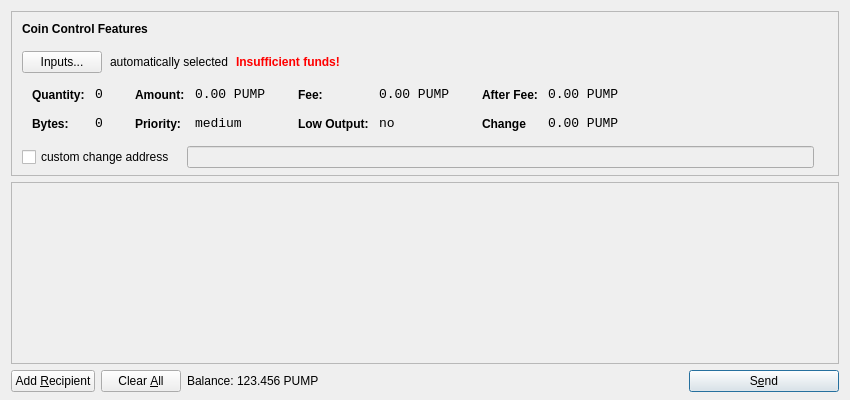
<?xml version="1.0" encoding="UTF-8"?>
<ui version="4.0">
 <class>SendCoinsDialog</class>
 <widget class="QDialog" name="SendCoinsDialog">
  <property name="geometry">
   <rect>
    <x>0</x>
    <y>0</y>
    <width>850</width>
    <height>400</height>
   </rect>
  </property>
  <property name="windowTitle">
   <string>Send Coins</string>
  </property>
  <layout class="QVBoxLayout" name="verticalLayout" stretch="0,1,0">
   <property name="bottomMargin">
    <number>8</number>
   </property>
   <item>
    <widget class="QFrame" name="frameCoinControl">
     <property name="sizePolicy">
      <sizepolicy hsizetype="Expanding" vsizetype="Expanding">
       <horstretch>0</horstretch>
       <verstretch>0</verstretch>
      </sizepolicy>
     </property>
     <property name="maximumSize">
      <size>
       <width>16777215</width>
       <height>16777215</height>
      </size>
     </property>
     <property name="frameShape">
      <enum>QFrame::StyledPanel</enum>
     </property>
     <property name="frameShadow">
      <enum>QFrame::Sunken</enum>
     </property>
     <layout class="QVBoxLayout" name="verticalLayoutCoinControl2">
      <property name="spacing">
       <number>-1</number>
      </property>
      <property name="leftMargin">
       <number>0</number>
      </property>
      <property name="topMargin">
       <number>0</number>
      </property>
      <property name="rightMargin">
       <number>0</number>
      </property>
      <property name="bottomMargin">
       <number>6</number>
      </property>
      <item>
       <layout class="QVBoxLayout" name="verticalLayoutCoinControl" stretch="0,0,0,0,1">
        <property name="spacing">
         <number>0</number>
        </property>
        <property name="leftMargin">
         <number>10</number>
        </property>
        <property name="topMargin">
         <number>10</number>
        </property>
        <item>
         <layout class="QHBoxLayout" name="horizontalLayoutCoinControl1">
          <property name="bottomMargin">
           <number>15</number>
          </property>
          <item>
           <widget class="QLabel" name="labelCoinControlFeatures">
            <property name="sizePolicy">
             <sizepolicy hsizetype="Preferred" vsizetype="Maximum">
              <horstretch>0</horstretch>
              <verstretch>0</verstretch>
             </sizepolicy>
            </property>
            <property name="font">
             <font>
              <weight>75</weight>
              <bold>true</bold>
             </font>
            </property>
            <property name="styleSheet">
             <string notr="true">font-weight:bold;</string>
            </property>
            <property name="text">
             <string>Coin Control Features</string>
            </property>
           </widget>
          </item>
         </layout>
        </item>
        <item>
         <layout class="QHBoxLayout" name="horizontalLayoutCoinControl2" stretch="0,0,0,0">
          <property name="spacing">
           <number>8</number>
          </property>
          <property name="bottomMargin">
           <number>10</number>
          </property>
          <item>
           <widget class="QPushButton" name="pushButtonCoinControl">
            <property name="styleSheet">
             <string notr="true"/>
            </property>
            <property name="text">
             <string>Inputs...</string>
            </property>
           </widget>
          </item>
          <item>
           <widget class="QLabel" name="labelCoinControlAutomaticallySelected">
            <property name="text">
             <string>automatically selected</string>
            </property>
            <property name="margin">
             <number>5</number>
            </property>
           </widget>
          </item>
          <item>
           <widget class="QLabel" name="labelCoinControlInsuffFunds">
            <property name="font">
             <font>
              <weight>75</weight>
              <bold>true</bold>
             </font>
            </property>
            <property name="styleSheet">
             <string notr="true">color:red;font-weight:bold;</string>
            </property>
            <property name="text">
             <string>Insufficient funds!</string>
            </property>
            <property name="margin">
             <number>5</number>
            </property>
           </widget>
          </item>
          <item>
           <spacer name="horizontalSpacerCoinControl">
            <property name="orientation">
             <enum>Qt::Horizontal</enum>
            </property>
            <property name="sizeHint" stdset="0">
             <size>
              <width>40</width>
              <height>1</height>
             </size>
            </property>
           </spacer>
          </item>
         </layout>
        </item>
        <item>
         <widget class="QWidget" name="widgetCoinControl" native="true">
          <property name="sizePolicy">
           <sizepolicy hsizetype="Preferred" vsizetype="Preferred">
            <horstretch>0</horstretch>
            <verstretch>0</verstretch>
           </sizepolicy>
          </property>
          <property name="minimumSize">
           <size>
            <width>0</width>
            <height>0</height>
           </size>
          </property>
          <property name="styleSheet">
           <string notr="true"/>
          </property>
          <layout class="QHBoxLayout" name="horizontalLayoutCoinControl5">
           <property name="margin">
            <number>0</number>
           </property>
           <item>
            <layout class="QHBoxLayout" name="horizontalLayoutCoinControl3" stretch="0,0,0,1">
             <property name="spacing">
              <number>20</number>
             </property>
             <property name="topMargin">
              <number>0</number>
             </property>
             <property name="bottomMargin">
              <number>10</number>
             </property>
             <item>
              <layout class="QFormLayout" name="formLayoutCoinControl1">
               <property name="horizontalSpacing">
                <number>10</number>
               </property>
               <property name="verticalSpacing">
                <number>14</number>
               </property>
               <property name="leftMargin">
                <number>10</number>
               </property>
               <property name="topMargin">
                <number>4</number>
               </property>
               <property name="rightMargin">
                <number>6</number>
               </property>
               <item row="0" column="0">
                <widget class="QLabel" name="labelCoinControlQuantityText">
                 <property name="styleSheet">
                  <string notr="true">font-weight:bold;</string>
                 </property>
                 <property name="text">
                  <string>Quantity:</string>
                 </property>
                 <property name="margin">
                  <number>0</number>
                 </property>
                </widget>
               </item>
               <item row="0" column="1">
                <widget class="QLabel" name="labelCoinControlQuantity">
                 <property name="font">
                  <font>
                   <family>Monospace</family>
                   <pointsize>10</pointsize>
                  </font>
                 </property>
                 <property name="cursor">
                  <cursorShape>IBeamCursor</cursorShape>
                 </property>
                 <property name="contextMenuPolicy">
                  <enum>Qt::ActionsContextMenu</enum>
                 </property>
                 <property name="text">
                  <string>0</string>
                 </property>
                 <property name="margin">
                  <number>0</number>
                 </property>
                 <property name="textInteractionFlags">
                  <set>Qt::LinksAccessibleByMouse|Qt::TextSelectableByKeyboard|Qt::TextSelectableByMouse</set>
                 </property>
                </widget>
               </item>
               <item row="1" column="0">
                <widget class="QLabel" name="labelCoinControlBytesText">
                 <property name="styleSheet">
                  <string notr="true">font-weight:bold;</string>
                 </property>
                 <property name="text">
                  <string>Bytes:</string>
                 </property>
                </widget>
               </item>
               <item row="1" column="1">
                <widget class="QLabel" name="labelCoinControlBytes">
                 <property name="font">
                  <font>
                   <family>Monospace</family>
                   <pointsize>10</pointsize>
                  </font>
                 </property>
                 <property name="cursor">
                  <cursorShape>IBeamCursor</cursorShape>
                 </property>
                 <property name="contextMenuPolicy">
                  <enum>Qt::ActionsContextMenu</enum>
                 </property>
                 <property name="text">
                  <string>0</string>
                 </property>
                 <property name="textInteractionFlags">
                  <set>Qt::LinksAccessibleByMouse|Qt::TextSelectableByKeyboard|Qt::TextSelectableByMouse</set>
                 </property>
                </widget>
               </item>
              </layout>
             </item>
             <item>
              <layout class="QFormLayout" name="formLayoutCoinControl2">
               <property name="horizontalSpacing">
                <number>10</number>
               </property>
               <property name="verticalSpacing">
                <number>14</number>
               </property>
               <property name="leftMargin">
                <number>6</number>
               </property>
               <property name="topMargin">
                <number>4</number>
               </property>
               <property name="rightMargin">
                <number>6</number>
               </property>
               <item row="0" column="0">
                <widget class="QLabel" name="labelCoinControlAmountText">
                 <property name="styleSheet">
                  <string notr="true">font-weight:bold;</string>
                 </property>
                 <property name="text">
                  <string>Amount:</string>
                 </property>
                 <property name="margin">
                  <number>0</number>
                 </property>
                </widget>
               </item>
               <item row="0" column="1">
                <widget class="QLabel" name="labelCoinControlAmount">
                 <property name="font">
                  <font>
                   <family>Monospace</family>
                   <pointsize>10</pointsize>
                  </font>
                 </property>
                 <property name="cursor">
                  <cursorShape>IBeamCursor</cursorShape>
                 </property>
                 <property name="contextMenuPolicy">
                  <enum>Qt::ActionsContextMenu</enum>
                 </property>
                 <property name="text">
                  <string>0.00 PUMP</string>
                 </property>
                 <property name="textInteractionFlags">
                  <set>Qt::LinksAccessibleByMouse|Qt::TextSelectableByKeyboard|Qt::TextSelectableByMouse</set>
                 </property>
                </widget>
               </item>
               <item row="1" column="0">
                <widget class="QLabel" name="labelCoinControlPriorityText">
                 <property name="styleSheet">
                  <string notr="true">font-weight:bold;</string>
                 </property>
                 <property name="text">
                  <string>Priority:</string>
                 </property>
                </widget>
               </item>
               <item row="1" column="1">
                <widget class="QLabel" name="labelCoinControlPriority">
                 <property name="font">
                  <font>
                   <family>Monospace</family>
                   <pointsize>10</pointsize>
                  </font>
                 </property>
                 <property name="cursor">
                  <cursorShape>IBeamCursor</cursorShape>
                 </property>
                 <property name="contextMenuPolicy">
                  <enum>Qt::ActionsContextMenu</enum>
                 </property>
                 <property name="text">
                  <string>medium</string>
                 </property>
                 <property name="textInteractionFlags">
                  <set>Qt::LinksAccessibleByMouse|Qt::TextSelectableByKeyboard|Qt::TextSelectableByMouse</set>
                 </property>
                </widget>
               </item>
              </layout>
             </item>
             <item>
              <layout class="QFormLayout" name="formLayoutCoinControl3">
               <property name="horizontalSpacing">
                <number>10</number>
               </property>
               <property name="verticalSpacing">
                <number>14</number>
               </property>
               <property name="leftMargin">
                <number>6</number>
               </property>
               <property name="topMargin">
                <number>4</number>
               </property>
               <property name="rightMargin">
                <number>6</number>
               </property>
               <item row="0" column="0">
                <widget class="QLabel" name="labelCoinControlFeeText">
                 <property name="styleSheet">
                  <string notr="true">font-weight:bold;</string>
                 </property>
                 <property name="text">
                  <string>Fee:</string>
                 </property>
                 <property name="margin">
                  <number>0</number>
                 </property>
                </widget>
               </item>
               <item row="0" column="1">
                <widget class="QLabel" name="labelCoinControlFee">
                 <property name="font">
                  <font>
                   <family>Monospace</family>
                   <pointsize>10</pointsize>
                  </font>
                 </property>
                 <property name="cursor">
                  <cursorShape>IBeamCursor</cursorShape>
                 </property>
                 <property name="contextMenuPolicy">
                  <enum>Qt::ActionsContextMenu</enum>
                 </property>
                 <property name="text">
                  <string>0.00 PUMP</string>
                 </property>
                 <property name="textInteractionFlags">
                  <set>Qt::LinksAccessibleByMouse|Qt::TextSelectableByKeyboard|Qt::TextSelectableByMouse</set>
                 </property>
                </widget>
               </item>
               <item row="1" column="0">
                <widget class="QLabel" name="labelCoinControlLowOutputText">
                 <property name="styleSheet">
                  <string notr="true">font-weight:bold;</string>
                 </property>
                 <property name="text">
                  <string>Low Output:</string>
                 </property>
                </widget>
               </item>
               <item row="1" column="1">
                <widget class="QLabel" name="labelCoinControlLowOutput">
                 <property name="font">
                  <font>
                   <family>Monospace</family>
                   <pointsize>10</pointsize>
                  </font>
                 </property>
                 <property name="cursor">
                  <cursorShape>IBeamCursor</cursorShape>
                 </property>
                 <property name="contextMenuPolicy">
                  <enum>Qt::ActionsContextMenu</enum>
                 </property>
                 <property name="text">
                  <string>no</string>
                 </property>
                 <property name="textInteractionFlags">
                  <set>Qt::LinksAccessibleByMouse|Qt::TextSelectableByKeyboard|Qt::TextSelectableByMouse</set>
                 </property>
                </widget>
               </item>
              </layout>
             </item>
             <item>
              <layout class="QFormLayout" name="formLayoutCoinControl4">
               <property name="horizontalSpacing">
                <number>10</number>
               </property>
               <property name="verticalSpacing">
                <number>14</number>
               </property>
               <property name="leftMargin">
                <number>6</number>
               </property>
               <property name="topMargin">
                <number>4</number>
               </property>
               <property name="rightMargin">
                <number>6</number>
               </property>
               <item row="0" column="0">
                <widget class="QLabel" name="labelCoinControlAfterFeeText">
                 <property name="styleSheet">
                  <string notr="true">font-weight:bold;</string>
                 </property>
                 <property name="text">
                  <string>After Fee:</string>
                 </property>
                 <property name="margin">
                  <number>0</number>
                 </property>
                </widget>
               </item>
               <item row="0" column="1">
                <widget class="QLabel" name="labelCoinControlAfterFee">
                 <property name="font">
                  <font>
                   <family>Monospace</family>
                   <pointsize>10</pointsize>
                  </font>
                 </property>
                 <property name="cursor">
                  <cursorShape>IBeamCursor</cursorShape>
                 </property>
                 <property name="contextMenuPolicy">
                  <enum>Qt::ActionsContextMenu</enum>
                 </property>
                 <property name="text">
                  <string>0.00 PUMP</string>
                 </property>
                 <property name="textInteractionFlags">
                  <set>Qt::LinksAccessibleByMouse|Qt::TextSelectableByKeyboard|Qt::TextSelectableByMouse</set>
                 </property>
                </widget>
               </item>
               <item row="1" column="0">
                <widget class="QLabel" name="labelCoinControlChangeText">
                 <property name="styleSheet">
                  <string notr="true">font-weight:bold;</string>
                 </property>
                 <property name="text">
                  <string>Change</string>
                 </property>
                </widget>
               </item>
               <item row="1" column="1">
                <widget class="QLabel" name="labelCoinControlChange">
                 <property name="font">
                  <font>
                   <family>Monospace</family>
                   <pointsize>10</pointsize>
                  </font>
                 </property>
                 <property name="cursor">
                  <cursorShape>IBeamCursor</cursorShape>
                 </property>
                 <property name="contextMenuPolicy">
                  <enum>Qt::ActionsContextMenu</enum>
                 </property>
                 <property name="text">
                  <string>0.00 PUMP</string>
                 </property>
                 <property name="textInteractionFlags">
                  <set>Qt::LinksAccessibleByMouse|Qt::TextSelectableByKeyboard|Qt::TextSelectableByMouse</set>
                 </property>
                </widget>
               </item>
              </layout>
             </item>
            </layout>
           </item>
          </layout>
         </widget>
        </item>
        <item>
         <layout class="QHBoxLayout" name="horizontalLayoutCoinControl4" stretch="0,0,0">
          <property name="spacing">
           <number>12</number>
          </property>
          <property name="sizeConstraint">
           <enum>QLayout::SetDefaultConstraint</enum>
          </property>
          <property name="topMargin">
           <number>5</number>
          </property>
          <property name="rightMargin">
           <number>5</number>
          </property>
          <item>
           <widget class="QCheckBox" name="checkBoxCoinControlChange">
            <property name="text">
             <string>custom change address</string>
            </property>
           </widget>
          </item>
          <item>
           <widget class="QLineEdit" name="lineEditCoinControlChange">
            <property name="enabled">
             <bool>false</bool>
            </property>
            <property name="sizePolicy">
             <sizepolicy hsizetype="Expanding" vsizetype="Fixed">
              <horstretch>0</horstretch>
              <verstretch>0</verstretch>
             </sizepolicy>
            </property>
           </widget>
          </item>
          <item>
           <widget class="QLabel" name="labelCoinControlChangeLabel">
            <property name="sizePolicy">
             <sizepolicy hsizetype="Preferred" vsizetype="Expanding">
              <horstretch>0</horstretch>
              <verstretch>0</verstretch>
             </sizepolicy>
            </property>
            <property name="minimumSize">
             <size>
              <width>0</width>
              <height>0</height>
             </size>
            </property>
            <property name="text">
             <string/>
            </property>
            <property name="margin">
             <number>3</number>
            </property>
           </widget>
          </item>
         </layout>
        </item>
        <item>
         <spacer name="verticalSpacerCoinControl">
          <property name="orientation">
           <enum>Qt::Vertical</enum>
          </property>
          <property name="sizeHint" stdset="0">
           <size>
            <width>800</width>
            <height>1</height>
           </size>
          </property>
         </spacer>
        </item>
       </layout>
      </item>
     </layout>
    </widget>
   </item>
   <item>
    <widget class="QScrollArea" name="scrollArea">
     <property name="widgetResizable">
      <bool>true</bool>
     </property>
     <widget class="QWidget" name="scrollAreaWidgetContents">
      <property name="geometry">
       <rect>
        <x>0</x>
        <y>0</y>
        <width>830</width>
        <height>165</height>
       </rect>
      </property>
      <layout class="QVBoxLayout" name="verticalLayout_2">
       <property name="margin">
        <number>0</number>
       </property>
       <item>
        <layout class="QVBoxLayout" name="entries">
         <property name="spacing">
          <number>6</number>
         </property>
        </layout>
       </item>
       <item>
        <spacer name="verticalSpacer">
         <property name="orientation">
          <enum>Qt::Vertical</enum>
         </property>
         <property name="sizeHint" stdset="0">
          <size>
           <width>20</width>
           <height>40</height>
          </size>
         </property>
        </spacer>
       </item>
      </layout>
     </widget>
    </widget>
   </item>
   <item>
    <layout class="QHBoxLayout" name="horizontalLayout">
     <item>
      <widget class="QPushButton" name="addButton">
       <property name="toolTip">
        <string>Send to multiple recipients at once</string>
       </property>
       <property name="text">
        <string>Add &amp;Recipient</string>
       </property>
       <property name="icon">
        <iconset resource="../bitcoin.qrc">
         <normaloff>:/icons/add</normaloff>:/icons/add</iconset>
       </property>
       <property name="autoDefault">
        <bool>false</bool>
       </property>
      </widget>
     </item>
     <item>
      <widget class="QPushButton" name="clearButton">
       <property name="sizePolicy">
        <sizepolicy hsizetype="Minimum" vsizetype="Fixed">
         <horstretch>0</horstretch>
         <verstretch>0</verstretch>
        </sizepolicy>
       </property>
       <property name="toolTip">
        <string>Remove all transaction fields</string>
       </property>
       <property name="text">
        <string>Clear &amp;All</string>
       </property>
       <property name="icon">
        <iconset resource="../bitcoin.qrc">
         <normaloff>:/icons/remove</normaloff>:/icons/remove</iconset>
       </property>
       <property name="autoRepeatDelay">
        <number>300</number>
       </property>
       <property name="autoDefault">
        <bool>false</bool>
       </property>
      </widget>
     </item>
     <item>
      <layout class="QHBoxLayout" name="horizontalLayout_2">
       <property name="spacing">
        <number>3</number>
       </property>
       <item>
        <widget class="QLabel" name="label">
         <property name="sizePolicy">
          <sizepolicy hsizetype="Preferred" vsizetype="Fixed">
           <horstretch>0</horstretch>
           <verstretch>0</verstretch>
          </sizepolicy>
         </property>
         <property name="text">
          <string>Balance:</string>
         </property>
        </widget>
       </item>
       <item>
        <widget class="QLabel" name="labelBalance">
         <property name="sizePolicy">
          <sizepolicy hsizetype="Preferred" vsizetype="Fixed">
           <horstretch>0</horstretch>
           <verstretch>0</verstretch>
          </sizepolicy>
         </property>
         <property name="cursor">
          <cursorShape>IBeamCursor</cursorShape>
         </property>
         <property name="text">
          <string>123.456 PUMP</string>
         </property>
         <property name="textInteractionFlags">
          <set>Qt::LinksAccessibleByMouse|Qt::TextSelectableByKeyboard|Qt::TextSelectableByMouse</set>
         </property>
        </widget>
       </item>
      </layout>
     </item>
     <item>
      <spacer name="horizontalSpacer">
       <property name="orientation">
        <enum>Qt::Horizontal</enum>
       </property>
       <property name="sizeHint" stdset="0">
        <size>
         <width>40</width>
         <height>20</height>
        </size>
       </property>
      </spacer>
     </item>
     <item>
      <widget class="QPushButton" name="sendButton">
       <property name="minimumSize">
        <size>
         <width>150</width>
         <height>0</height>
        </size>
       </property>
       <property name="toolTip">
        <string>Confirm the send action</string>
       </property>
       <property name="text">
        <string>S&amp;end</string>
       </property>
       <property name="icon">
        <iconset resource="../bitcoin.qrc">
         <normaloff>:/icons/send</normaloff>:/icons/send</iconset>
       </property>
       <property name="default">
        <bool>true</bool>
       </property>
      </widget>
     </item>
    </layout>
   </item>
  </layout>
 </widget>
 <resources>
  <include location="../bitcoin.qrc"/>
 </resources>
 <connections/>
</ui>
